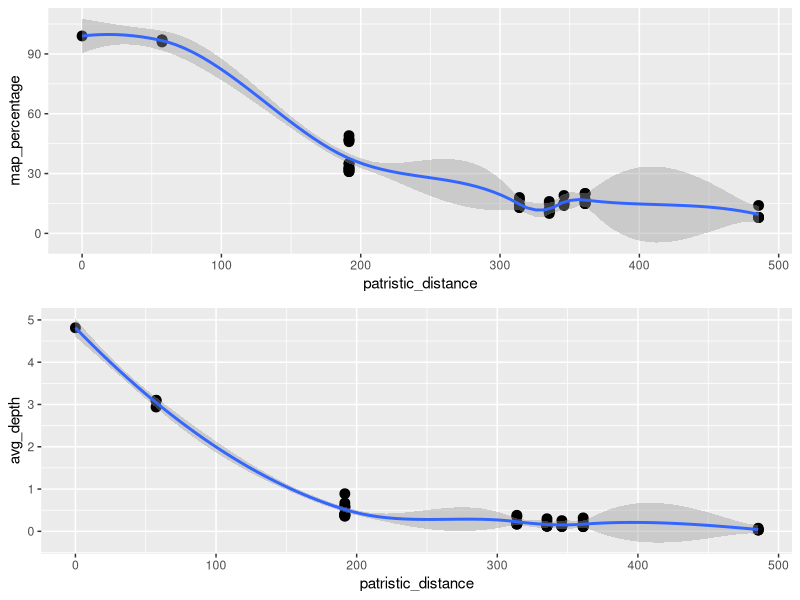

Source code (R):
library('ggplot2')
library('gridExtra')

# Set your working directory
# Use this if not in this directory: setwd(<path-to-dir-with-tre-file>)

# Import data as dataframe
dat <- read.csv('depth_and_dist.csv')
# look at first few rows of data
head(dat)
#dat$log_dist = log(dat$dist)

# Phylogenetic distance ~ Mapping success
mapping_dist <- ggplot(dat, aes(patristic_distance, map_percentage)) + geom_point(size = 3) + geom_smooth(span = 0.5)
depth_dist <- ggplot(dat, aes(patristic_distance, avg_depth)) + geom_point(size = 3) + geom_smooth(span = 0.5)
reads_dist <- ggplot(dat, aes(patristic_distance, number_of_reads)) + geom_point(size = 3) 

grid.arrange(mapping_dist, depth_dist, nrow=2)
